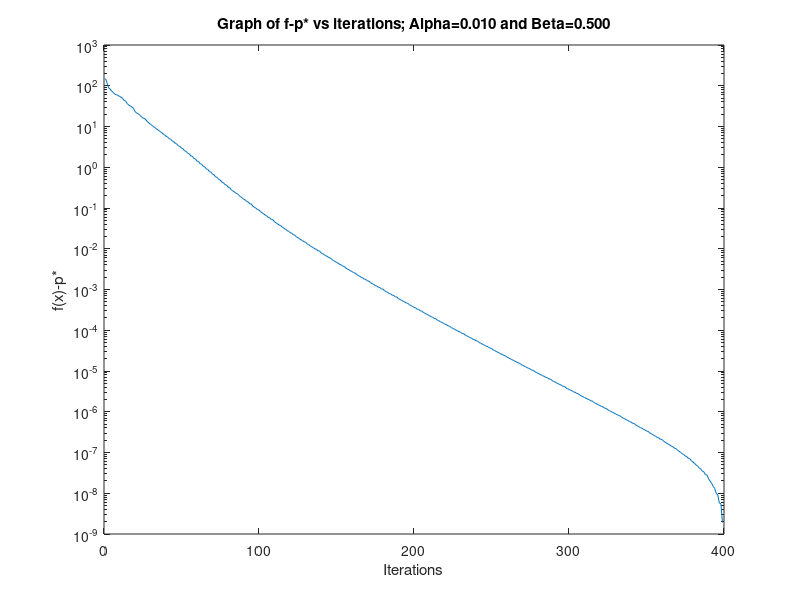
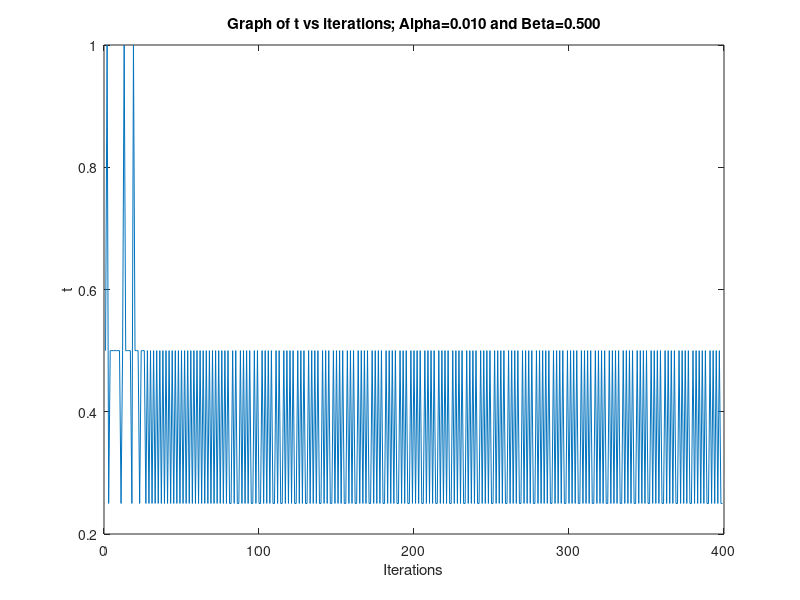

Write MATLAB code to recreate these figures, in order.

clear all;

iter = 1000;
nu = .00000001;
beta = .5;
alpha = .01;
n = 100;
m = 200;
x = zeros(n, 1);
A = randn(m,n);


x = zeros(n,1);

V = []
I = []
T = []
for i = 1:iter
    f = -sum(log(1-A*x)) - sum(log(1+x)) - sum(log(1-x));
    d = 1./(1-A*x);
    % first order derivative
    grad = A'*d - 1./(1+x) + 1./(1-x);
    % second order derivative i.e. hessian
    hessian = diag(diag(A'*diag(d.^2)*A + diag(1./(1+x).^2 + 1./(1-x).^2)));
    
    % direction
    dir = -hessian\grad;
    % lambda^2 i.e decrement
    lambda_2 = grad'*dir;
    t = 1; 
    while ((max(A*(x+t*dir)) >= 1) || (max(abs(x+t*dir)) >= 1))
        t = beta*t;
    end
    % breaking criteria
    if abs(lambda_2) < nu
        break;
    end
    % backtracking algorithm
    while ( -sum(log(1-A*(x+t*dir))) - sum(log(1-(x+t*dir).^2)) > f + alpha*t*lambda_2 )
        t = beta*t;
    end
    % update step
    x = x+t*dir;
    V = [V; f];
    I = [I ; i];
    T = [T; t];
end

f_minus_p = [];
for i = 1:length(V)
    diff = V(i) - f
    f_minus_p = [f_minus_p; diff]
end
f_minus_p
f
figure(1)
semilogy(I, f_minus_p)
titlestr = "Graph of f-p* vs iterations; Alpha=%0.3f and Beta=%0.3f";
str = sprintf(titlestr,alpha,beta);
title(str);
xlabel("Iterations");
ylabel("f(x)-p*");

figure(2)
plot(I,T);
titlestr = "Graph of t vs iterations; Alpha=%0.3f and Beta=%0.3f";
str = sprintf(titlestr,alpha,beta);
title(str);
xlabel("Iterations");
ylabel("t");